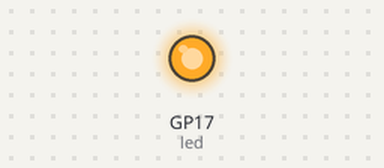
Recording of a program running on a simulated Raspberry Pi Pico running MicroPython. Shown: output pins drawn as LEDs (lit = HIGH).

Above: at 0.1 s.
Timing chart, 0 to 1.6 s (numbered marks = the images above):
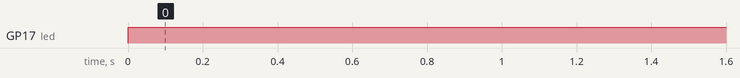

Measured:
- by itself, GP17 (led): LOW → HIGH at 0.00 s

The program:

PWM.py
```python
from machine import Pin, PWM
from time import sleep

led = machine.Pin(17,machine.Pin.OUT)  #LED

pwm  = machine.PWM(led)

pwm.freq(5000)  # Freq PWM = 5000Hz

while True:
    pwm.duty_u16(65535)  # 0 = 0% 65535 = 100%
```
